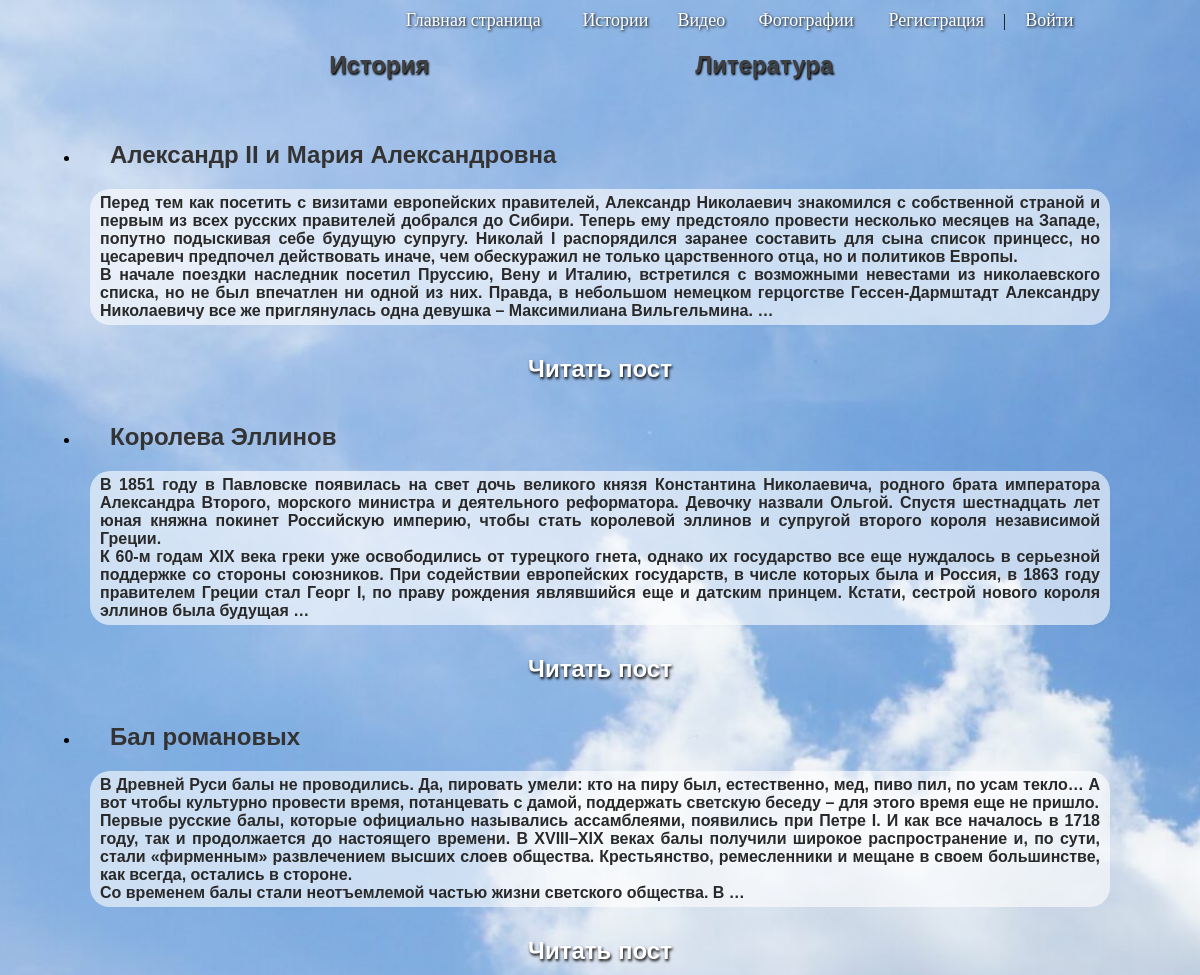
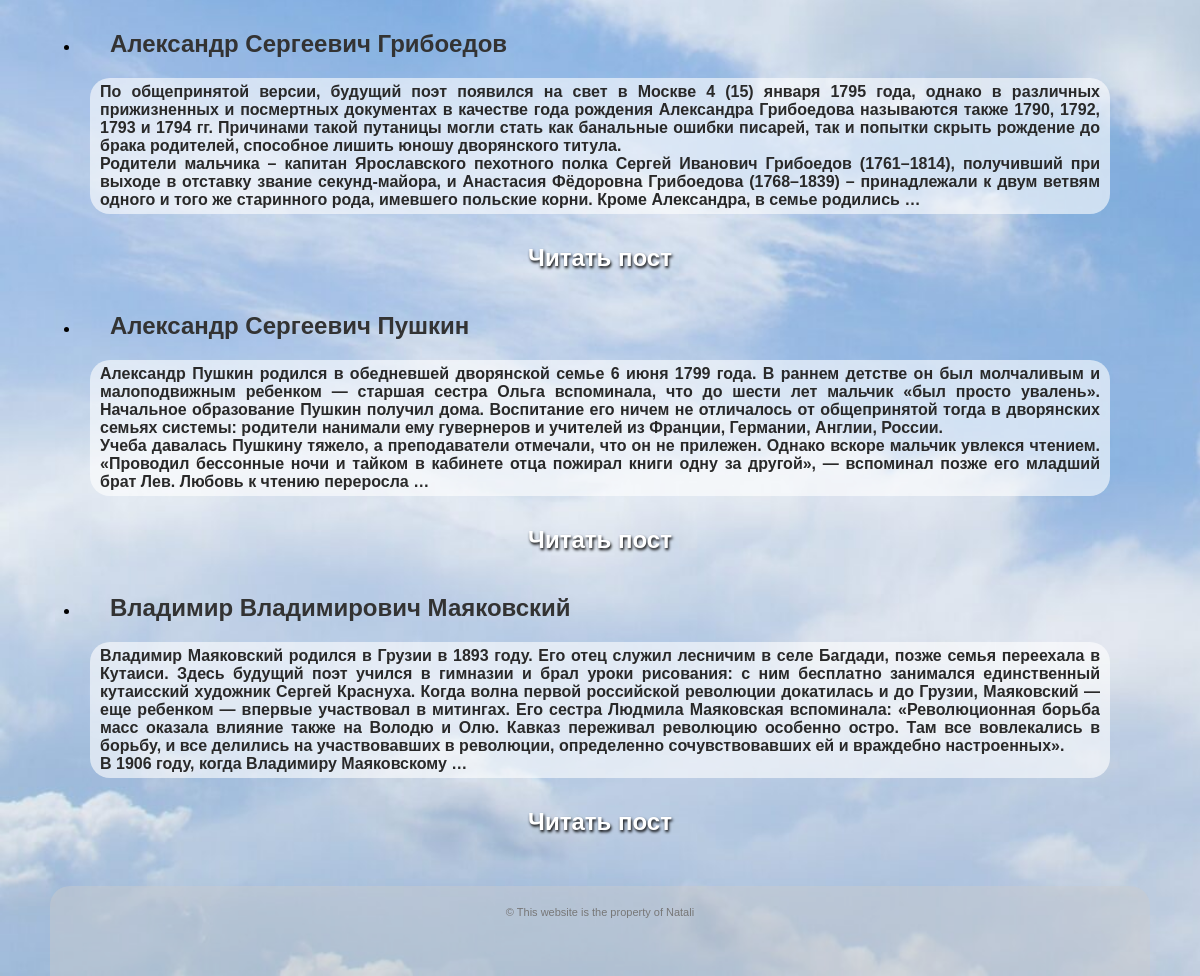
The page /stories on the database its author committed (2 pictures, top to bottom).
### history/models.py (models this page shows, shortened)
class Category(models.Model):
    name = models.CharField(max_length=100, db_index=True, verbose_name="Категория")
    def get_absolute_url(self):
        return reverse('category', kwargs={'cat_id': self.pk})
    class Meta:
        verbose_name = 'Категория'
        verbose_name_plural = 'Категории'
        ordering = ['id']

class Stories(models.Model):
    title = models.CharField(max_length=255)
    content = models.TextField(blank=True)
    photo = models.ImageField(upload_to="images")
    time_create = models.DateTimeField(auto_now_add=True)
    is_poblished = models.BooleanField(default=True)
    cat = models.ForeignKey('Category', on_delete=models.PROTECT, verbose_name="Категории")
    def get_absolute_url(self):
        return reverse('post', kwargs={'post_id': self.pk})

### history/views.py (the view)
# urls.py: path('stories', stories, name='stories'),
def stories(request):
    posts = Stories.objects.all()
    cats = Category.objects.all()
    context = {
        'menu': menu,
        'cats': cats,
        'posts': posts,
        'cat_selected': 0,
    }
    return render(request, 'history/stories.html', context=context)

### history/templates/history/stories.html (shortened to what this page needs)
{% extends 'base.html' %}
{% block content %}
<div class="category">
    <ul>
        {% for c in cats %}
		            <li><a href="{{ c.get_absolute_url }}">{{c.name}}</a></li>
        {% endfor %}
    </ul>
</div>
<div class="content">
    <ul>
        {% for p in posts %}
            <li><h3 class="title_post">{{p.title}}</h3>
                <div class="stories_p">{{p.content|linebreaks|truncatewords:100}}</div>
                <div class="link_read_post"><a href="{{ p.get_absolute_url }}">Читать пост</a></div>
            </li>
        {% endfor %}
    </ul>
</div>
{% endblock %}

### templates/base.html (shortened to what this page needs)
{% load static %}
<!DOCTYPE html>
<html lang="ru">
<head>
    <link type="text/css" href="{% static 'history/css/style.css' %}" rel="stylesheet" />
</head>
<body>
<div class="wrapper">
    <div class="page">
        <div class="menu">
            <ul>
                <li><a href="{% url 'home' %}">Главная страница</a></li>
                {% for m in menu %}
                        <li><a href="{% url m.url_name %}">{{m.title}}</a></li>
                {% endfor %}
                        <li class="last">
                            <a href="{% url 'register' %}">Регистрация</a> | <a href="{% url 'login' %}">Войти</a>
                        </li>
            </ul>
        </div>
            {% block content %}{% endblock %}
    </div>
    <div class="footer">
        <p>&copy; This website is the property of Natali</p>
    </div>
</div>
</body>
</html>

### history/static/history/css/style.css (style rules this page uses)
* { margin: 0; padding: 0; box-sizing: border-box; }
html, body { width: 100%; height: 100%; background: url('../images/fon3.jpg') fixed; background-color: rgba(0,0,0,0.5); background-repeat: no-repeat; background-positicon: center; background-size: cover; }
.wrapper { height: 100%; max-width: 1100px; margin: 0 auto; }
.page { min-height: 100%; padding-bottom: 90px; }
.menu { margin-left: auto; margin-right: 0; width: 70%; display: table; }
.menu ul { display: table-row; }
.menu li { display: table-cell; background: none; }
.menu li.last a { margin: 0 10px; display: inline-block; text-align: center; }
.menu li a { display: block; padding: 10px 5px; color: white; text-align: center; text-decoration: none; text-shadow: 1px 1px 3px black; font-size: 18px; }
.content { margin: 20px; padding: 10px; }
.category { height: 50px; margin-left: auto; margin-right: auto; width: 70%; display: table; }
.category ul { display: table-row; }
.category li { display: table-cell; background: none; }
.category li a { display: block; padding: 10px 5px; font-size: 24px; font-weight: bold; color: #404040; font-family: Tahoma, Arial; text-align: center; text-decoration: none; text-shadow: 1px 2px 2px black; }
.title_post { margin: 20px; padding: 0 0 0 10px; font-size: 24px; color: #333333; font-family: Tahoma, Arial; }
.stories_p { margin: 10px; padding: 5px 10px 5px 10px; font-size: 16px; font-weight: bold; color: #292929; text-align: justify; font-family: Verdana, Geneva, Arial, Helvetica, Sans-Serif; background-color: rgba(255, 255, 255, 0.6); border-radius: 20px; }
.link_read_post { padding: 10px 200px; margin-left: auto; margin-right: auto; text-align: center; }
.content li a { display: block; padding: 10px 5px; color: white; font-family: Tahoma, Arial; font-weight: bold; text-align: center; text-decoration: none; text-shadow: 1px 2px 3px black; font-size: 24px; }
.footer { height: 90px; margin-top: -90px; box-sizing: border-box; background: rgba(204, 204, 204, 0.43); border-radius: 20px 20px 0 0; padding: 20px; color: #777; font-size: 11px; font-family: Verdana, Geneva, Arial, Helvetica, Sans-Serif; text-align: center; }

### rows shown on the page
Category: name "История"
Category: name "Литература"
Stories: title "Александр II и Мария Александровна", content "Перед тем как посетить с визитами европейских правителей, Александр Николаевич знакомился с собственной страной и первым из всех русских правителей добрался до Сибири. Теперь ему предстояло провести несколько месяцев на Западе, попутно подыскивая себе будущую супругу. Николай I распорядился заранее составить для сына список принцесс, но цесаревич предпочел действовать иначе, чем обескуражил не только царственного отца, но и политиков Европы. В начале поездки наследник посетил Пруссию, Вену и Италию, встретился с возможными невестами из николаевского списка, но не был впечатлен ни одной из них. Правда, в небольшом немецком герцогстве Гессен-Дармштадт Александру Николаевичу все же…"
Stories: title "Королева Эллинов", content "В 1851 году в Павловске появилась на свет дочь великого князя Константина Николаевича, родного брата императора Александра Второго, морского министра и деятельного реформатора. Девочку назвали Ольгой. Спустя шестнадцать лет юная княжна покинет Российскую империю, чтобы стать королевой эллинов и супругой второго короля независимой Греции. К 60-м годам XIX века греки уже освободились от турецкого гнета, однако их государство все еще нуждалось в серьезной поддержке со стороны союзников. При содействии европейских государств, в числе которых была и Россия, в 1863 году правителем Греции стал Георг I, по праву рождения являвшийся еще и датским принцем. Кстати, сестрой нового короля эллинов была…"
Stories: title "Бал романовых", content "В Древней Руси балы не проводились. Да, пировать умели: кто на пиру был, естественно, мед, пиво пил, по усам текло… А вот чтобы культурно провести время, потанцевать с дамой, поддержать светскую беседу – для этого время еще не пришло. Первые русские балы, которые официально назывались ассамблеями, появились при Петре I. И как все началось в 1718 году, так и продолжается до настоящего времени. В XVIII–XIX веках балы получили широкое распространение и, по сути, стали «фирменным» развлечением высших слоев общества. Крестьянство, ремесленники и мещане в своем большинстве, как всегда, остались в стороне. Со временем балы стали неотъемлемой частью жизни светского общества. В …"
Stories: title "Александр Сергеевич Грибоедов", content "По общепринятой версии, будущий поэт появился на свет в Москве 4 (15) января 1795 года, однако в различных прижизненных и посмертных документах в качестве года рождения Александра Грибоедова называются также 1790, 1792, 1793 и 1794 гг. Причинами такой путаницы могли стать как банальные ошибки писарей, так и попытки скрыть рождение до брака родителей, способное лишить юношу дворянского титула. Родители мальчика – капитан Ярославского пехотного полка Сергей Иванович Грибоедов (1761–1814), получивший при выходе в отставку звание секунд-майора, и Анастасия Фёдоровна Грибоедова (1768–1839) – принадлежали к двум ветвям одного и того же старинного рода, имевшего польские корни. Кроме Александра, в…"
Stories: title "Александр Сергеевич Пушкин", content "Александр Пушкин родился в обедневшей дворянской семье 6 июня 1799 года. В раннем детстве он был молчаливым и малоподвижным ребенком — старшая сестра Ольга вспоминала, что до шести лет мальчик «был просто увалень». Начальное образование Пушкин получил дома. Воспитание его ничем не отличалось от общепринятой тогда в дворянских семьях системы: родители нанимали ему гувернеров и учителей из Франции , Германии , Англии , России. Учеба давалась Пушкину тяжело, а преподаватели отмечали, что он не прилежен. Однако вскоре мальчик увлекся чтением. «Проводил бессонные ночи и тайком в кабинете отца пожирал книги одну за другой», — вспоминал позже его младший брат Лев. Любовь к чтению переросла …"
Stories: title "Владимир Владимирович Маяковский", content "Владимир Маяковский родился в Грузии в 1893 году. Его отец служил лесничим в селе Багдади, позже семья переехала в Кутаиси. Здесь будущий поэт учился в гимназии и брал уроки рисования: с ним бесплатно занимался единственный кутаисский художник Сергей Краснуха. Когда волна первой российской революции докатилась и до Грузии, Маяковский — еще ребенком — впервые участвовал в митингах. Его сестра Людмила Маяковская вспоминала: «Революционная борьба масс оказала влияние также на Володю и Олю. Кавказ переживал революцию особенно остро. Там все вовлекались в борьбу, и все делились на участвовавших в революции, определенно сочувствовавших ей и враждебно настроенных». В 1906 году, когда Владимиру…"

### other values the page prints
{{ m.title }} "Истории" "Видео" "Фотографии"
